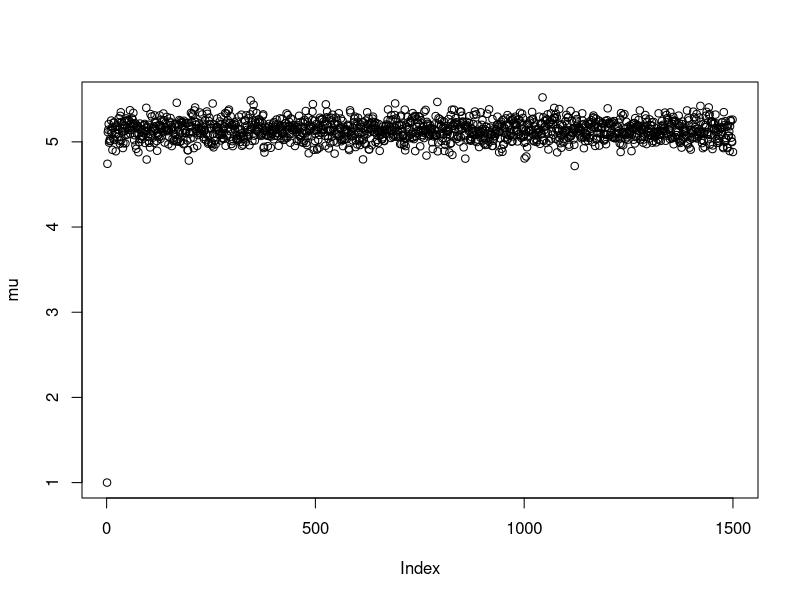
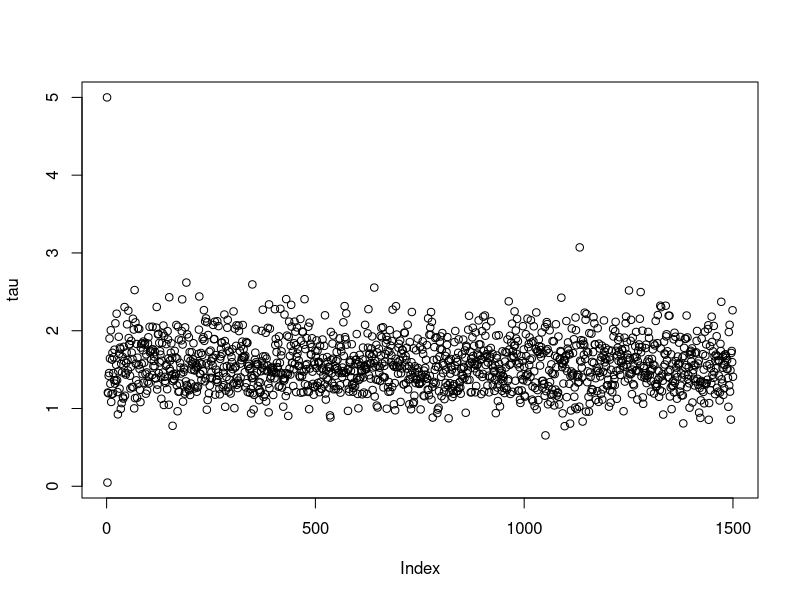

The R source for these figures, in order:
# 1. MODEL SAMPLING----------------------
# Y_i ~ N(mu, sigma2)



n <- 50
y <- rnorm(n,5,sd=1)

# Prior distributions: mu ~ N(0, 10^2), tau ~ gamma((alpha)shape=0.01, rate=0.01)

mu_0 <- 0; tau_0 <- 1/100; alpha <- 0.01; beta <- 0.01

# Complete conditional densities
#  1. (mu| tau, y) ~ N( (tau_0 * mu_0 + tau * sum(y)) / (tau_0 + n * tau) ,
#  (tau_0 + n * tau) ) # aqui en forma de precisión
#  2. (tau|mu, t) ~ Gamma(alpha + n/2, beta + sum((y-mu)^2)/2)


# 2. GIBBS SAMPLING--------------------
mu <- c(); mu[1] <- 1
tau <- c(); tau[1] <- 5 # valores iniciales de los parámetros

iter <- 1500
for(i in 2 : iter){
  tau[i] <- rgamma(1, shape = alpha + n/2, rate = beta + sum((y-mu[i-1])^2)/2)
  mu[i] <- rnorm(1, (tau_0 * mu_0 + tau[i] * sum(y)) / (tau_0 + n * tau[i]), 
                 sd = 1/sqrt(tau_0 + n * tau[i]))
}


plot(mu)
plot(tau)
